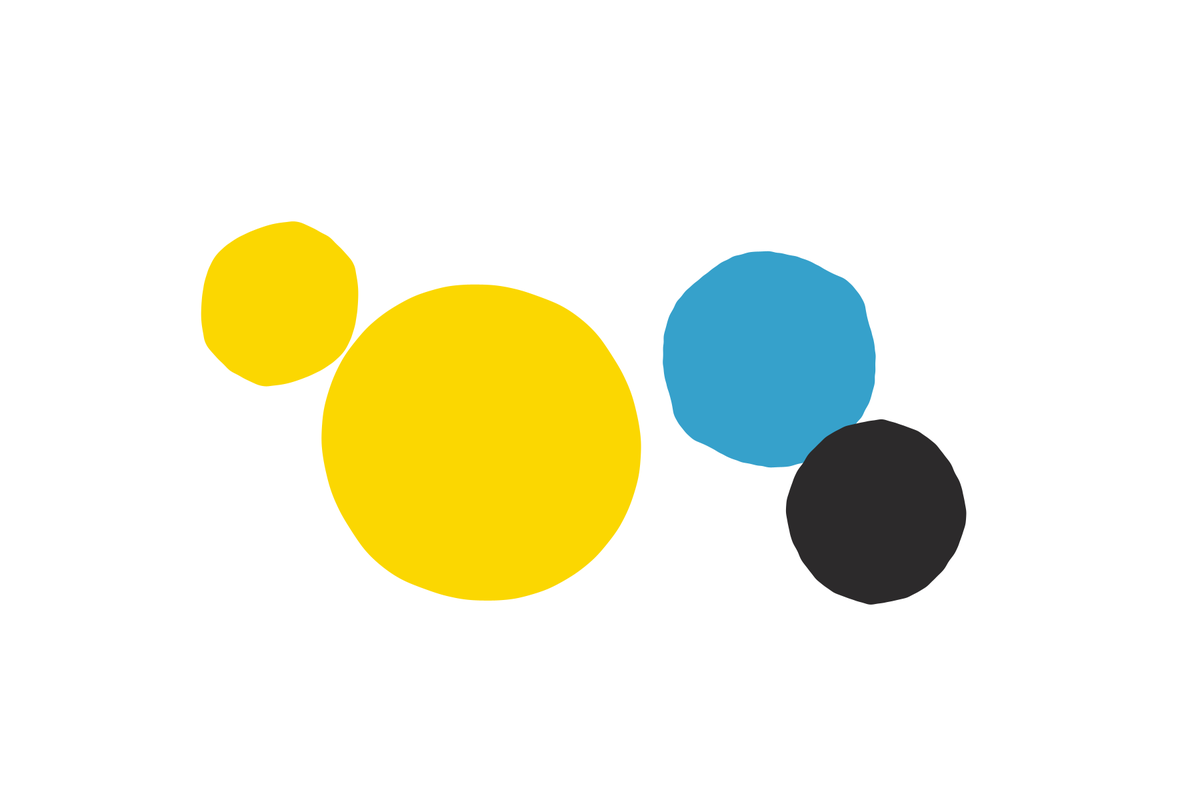
Frame 1 (no input)
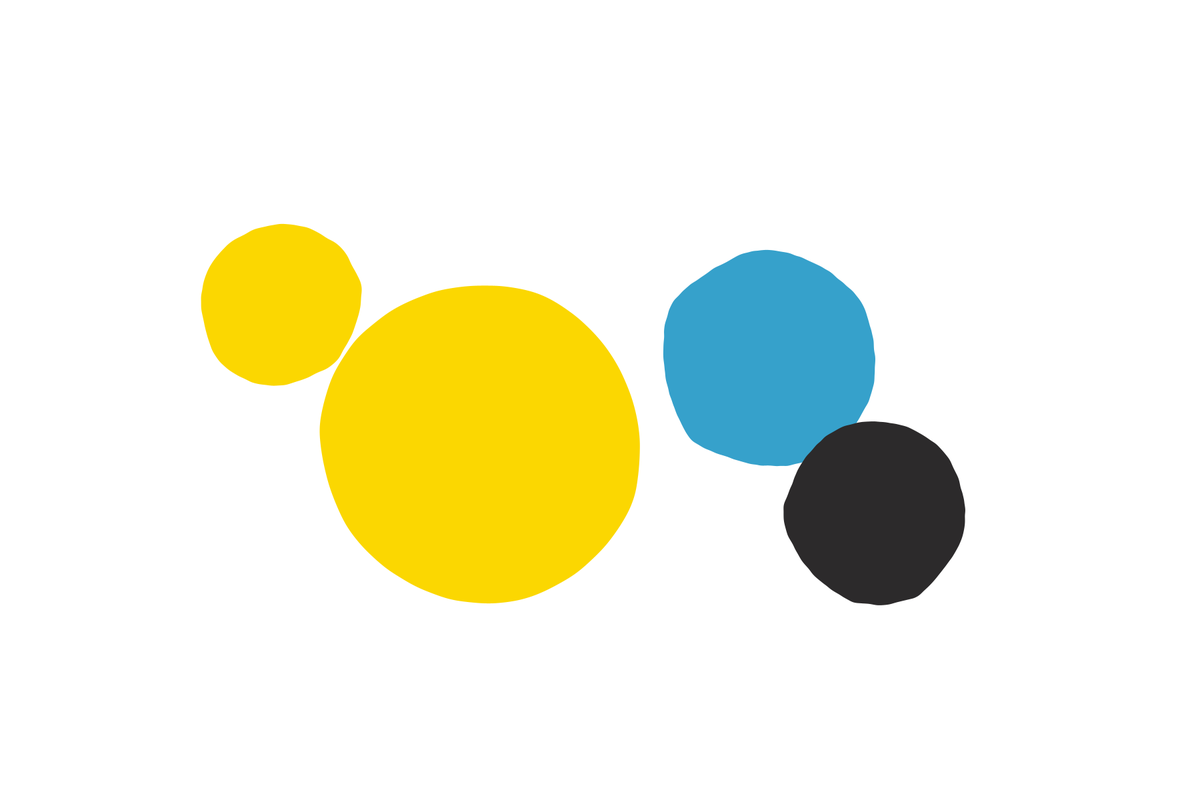
Frame 60 (the mouse pressed at the canvas centre just before this capture)
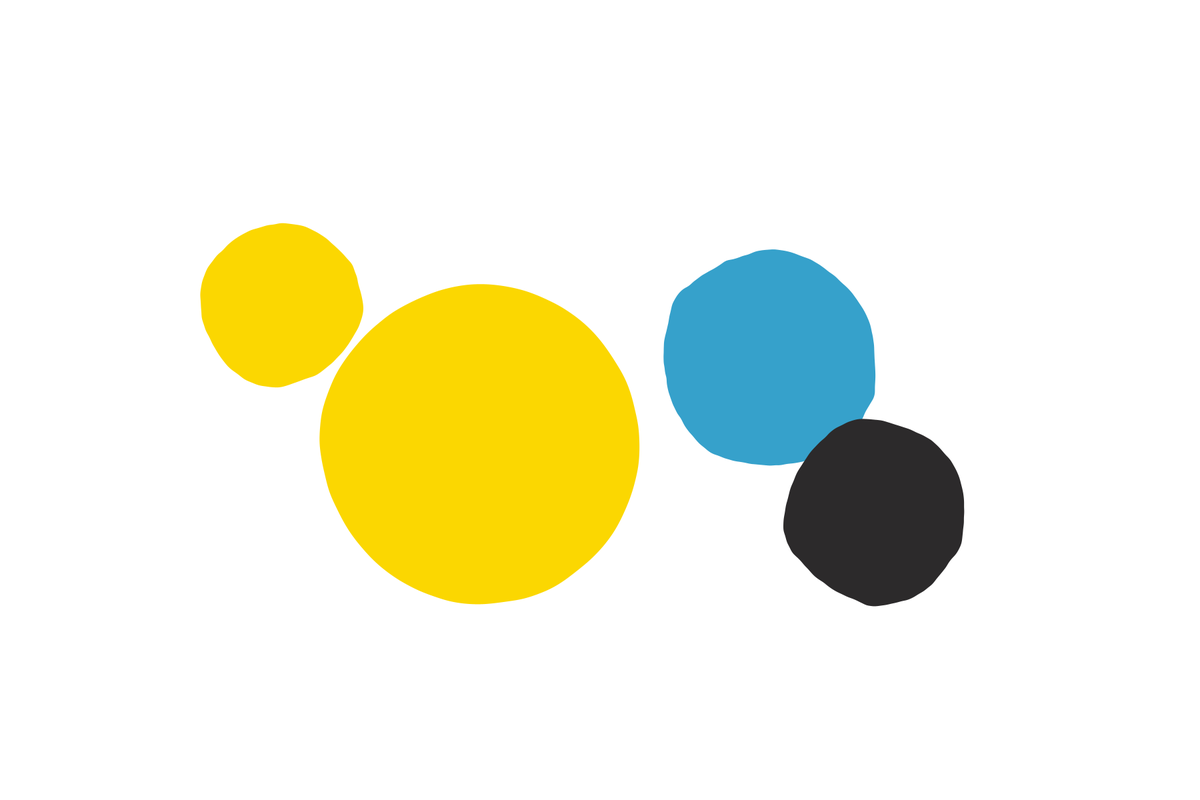
Frame 120 (the mouse held since frame 60 and released just before this capture)

The Processing sketch that drew these frames (run headless with seeded random() and noise(); from frame 60 on, the mouse is pressed at the canvas centre):

// Processing sketch: blob_in_movimento
// ── blob_in_movimento.pde
ArrayList<Blob> blobs = new ArrayList<Blob>();
float t = 0; // Parametro del tempo per l'animazione
String[] colors = {"FCA491", "FBD701", "36A1CB", "F55243", "2C2A2B", "9DC9EC"};

void setup() {
  size(1800, 1200); // Dimensione del canvas
  smooth();
  placeBlobs();
}

void draw() {
  background(255);
  for (Blob b : blobs) {
    b.updatePosition();
    b.display(t);
  }
  t += 0.004;

  // Ogni 120 frame scambia le posizioni di due blob
  if (frameCount % 120 == 0) {
    swapBlobsPositions();
  }
}

void placeBlobs() {
  int attempts = 0;
  float minX = 300; // Distanza dal bordo sinistro per la cornice
  float minY = 300; // Distanza dal bordo superiore per la cornice
  float maxX = width - 300; // Distanza dal bordo destro per la cornice
  float maxY = height - 300; // Distanza dal bordo inferiore per la cornice

  while (blobs.size() < 10 && attempts < 1000) {
    float r = random(100, 300);
    float x = random(minX + r, maxX - r);
    float y = random(minY + r, maxY - r);

    Blob newBlob = new Blob(x, y, r);
    boolean canPlace = true;
    for (Blob b : blobs) {
      float d = dist(x, y, b.x, b.y);
      if (d < r + b.radius) {
        canPlace = false;
        break;
      }
    }
    if (canPlace) {
      blobs.add(newBlob);
    }
    attempts++;
  }
}

void swapBlobsPositions() {
  if (blobs.size() > 1) {
    int indexA = int(random(blobs.size()));
    int indexB = int(random(blobs.size()));
    while (indexA == indexB) {
      indexB = int(random(blobs.size()));
    }

    Blob blobA = blobs.get(indexA);
    Blob blobB = blobs.get(indexB);
    float tempX = blobA.destX;
    float tempY = blobA.destY;
    blobA.destX = blobB.destX;
    blobA.destY = blobB.destY;
    blobB.destX = tempX;
    blobB.destY = tempY;

    blobA.lerpAmt = 0;
    blobB.lerpAmt = 0;
  }
}

class Blob {
  float x, y;
  float destX, destY;
  float radius;
  float noiseFactor;
  float rotation;
  float lerpAmt = 0.0;
    int col; // Proprietà per il colore del blob

  Blob(float x, float y, float radius) {
    this.x = x;
    this.y = y;
    this.destX = x;
    this.destY = y;
    this.radius = radius;
    this.noiseFactor = random(0.5, 2);
    this.rotation = random(TWO_PI);
    this.col = unhex("FF" + colors[int(random(colors.length))]);  }

  void updatePosition() {
    if (lerpAmt < 1) {
      x = lerp(x, destX, lerpAmt);
      y = lerp(y, destY, lerpAmt);
      lerpAmt += 0.007;
    }
  }

  void display(float t) {
    pushMatrix();
    translate(x, y);
    rotate(rotation);
    noStroke();
        fill(col); // Utilizza il colore assegnato per riempire il blob
    drawBlob(0, 0, radius, t, noiseFactor);
    popMatrix();
  }
}

void drawBlob(float x, float y, float radius, float t, float noiseFactor) {
  beginShape();
  for (int i = 0; i < 360; i++) {
    float angle = radians(i);
    float r = radius + noise(cos(angle) * noiseFactor + t, sin(angle) * noiseFactor + t) * 20;
    float px = r * cos(angle);
    float py = r * sin(angle);
    vertex(px, py);
  }
  endShape(CLOSE);
}
